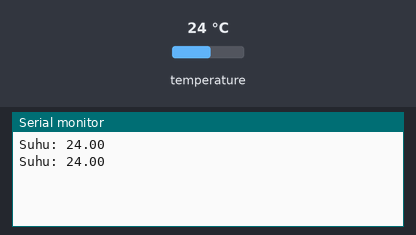
The sketch below on a simulated Arduino Uno, built with avr-gcc and run on an emulated ATmega328P. Parts: the last lines printed to the serial monitor. The inputs (shaded band) are chosen by the test bench; at power-on: temperature 24 °C.

Above: at 5.3 s.
5.4 s: temperature set to 12 °C
At 8.6 s:
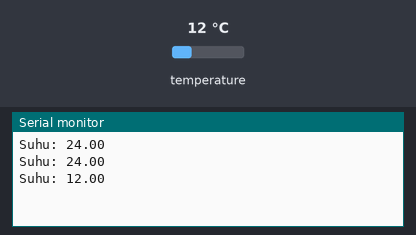
10.2 s: temperature set to 19 °C
At 12.6 s:
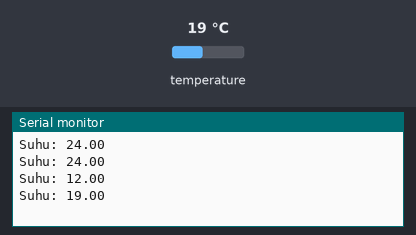
Timing chart, 0 to 14.1 s (numbered marks = the images above; inputs shaded):
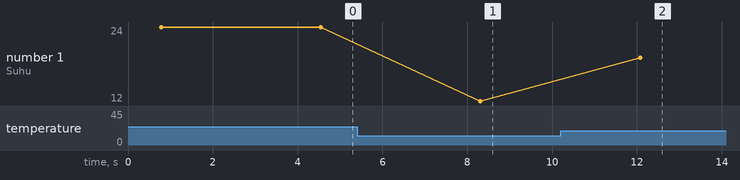

Measured:
- after the input at 5.4 s, the serial monitor: prints a new line after 2.9 s (image 1)
- after the input at 10.2 s, the serial monitor: prints a new line after 1.9 s (image 2)
- plotted number 1: 24 → 12 after the input at 5.4 s, 12 → 19 after the input at 10.2 s

The sketch:

test-temperature.ino
```cpp
#include "OneWire.h"
#include "DallasTemperature.h"

#define TEMPERATURE_SENSOR_PIN 8

OneWire oneWire(TEMPERATURE_SENSOR_PIN);
DallasTemperature temperature(&oneWire);

float temperatureValue;

void setup() {
        Serial.begin(9600);
        temperature.begin();
}

void loop() {
        temperature.requestTemperatures();
        temperatureValue = temperature.getTempCByIndex(0);

        Serial.print("Suhu: ");
        Serial.println(temperatureValue);
        delay(3000);
}
```
